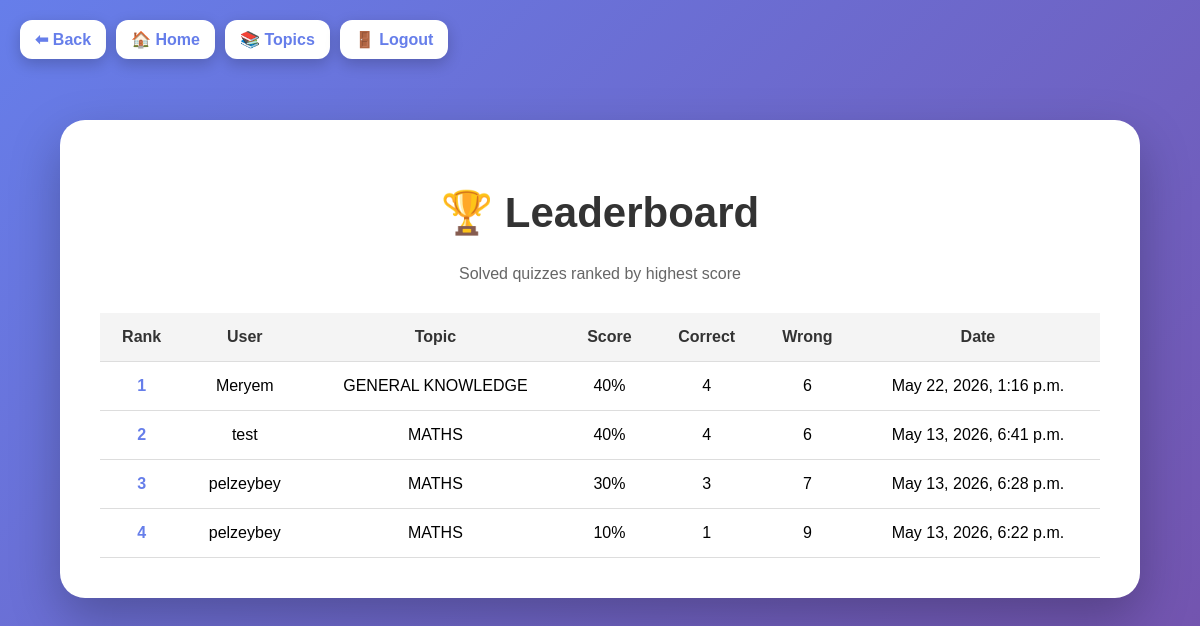
The app's page /leaderboard/, older data.
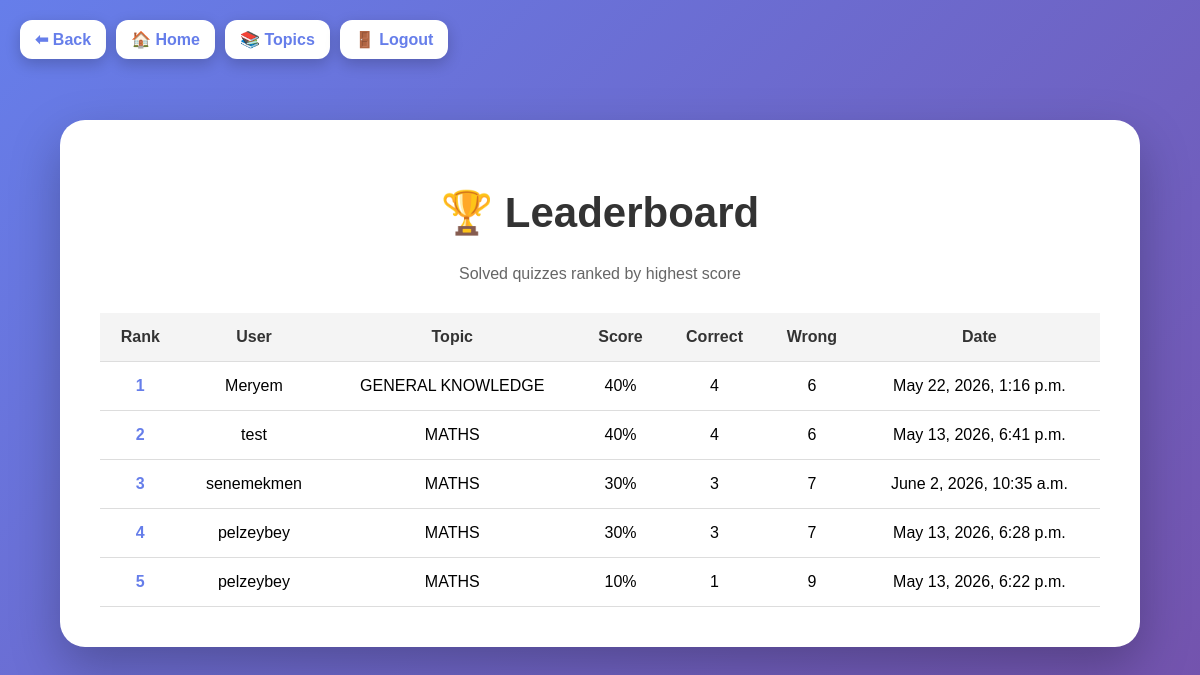
The same page, newer data.
### quiz/models.py (models this page shows, shortened)
class QuizAttempt(models.Model):
    user = models.ForeignKey(User, on_delete=models.CASCADE)
    topic = models.ForeignKey(Topic, on_delete=models.CASCADE)
    total = models.IntegerField()
    correct = models.IntegerField()
    wrong = models.IntegerField()
    score = models.IntegerField()
    created_at = models.DateTimeField(auto_now_add=True)

class Topic(models.Model):
    name = models.CharField(max_length=100)

### quiz/views.py (the view)
# urls.py: path("leaderboard/", views.leaderboard_view, name="leaderboard"),
def leaderboard_view(request):
    attempts = QuizAttempt.objects.select_related("user", "topic").order_by("-score", "-created_at")
    return render(request, "quiz/leaderboard.html", {
        "attempts": attempts
    })

### templates/quiz/leaderboard.html (shortened to what this page needs)
<!DOCTYPE html>
<html lang="en">
<head>
</head>
<body>
<div class="navbar">
    <a href="javascript:history.back()">⬅ Back</a>
    <a href="/">🏠 Home</a>
    <a href="/topics/">📚 Topics</a>
    <a href="/logout/">🚪 Logout</a>
</div>
<div class="card">
    <h1>🏆 Leaderboard</h1>
    <p class="subtitle">Solved quizzes ranked by highest score</p>
    <table>
        <tr>
            <th>Rank</th>
            <th>User</th>
            <th>Topic</th>
            <th>Score</th>
            <th>Correct</th>
            <th>Wrong</th>
            <th>Date</th>
        </tr>
        {% for a in attempts %}
        <tr>
            <td class="rank">{{ forloop.counter }}</td>
            <td>{{ a.user.username }}</td>
            <td>{{ a.topic.name }}</td>
            <td>{{ a.score }}%</td>
            <td>{{ a.correct }}</td>
            <td>{{ a.wrong }}</td>
            <td>{{ a.created_at }}</td>
        </tr>
        {% empty %}
        <tr>
            <td colspan="7">No quizzes solved yet 🎯</td>
        </tr>
        {% endfor %}
    </table>
</div>
</body>
</html>

Row changes from the older to the newer data that the page shows:
added QuizAttempt: user.username "senemekmen", topic.name "MATHS", score "30", correct "3", wrong "7", created_at "June 2, 2026, 10:35 a.m."
